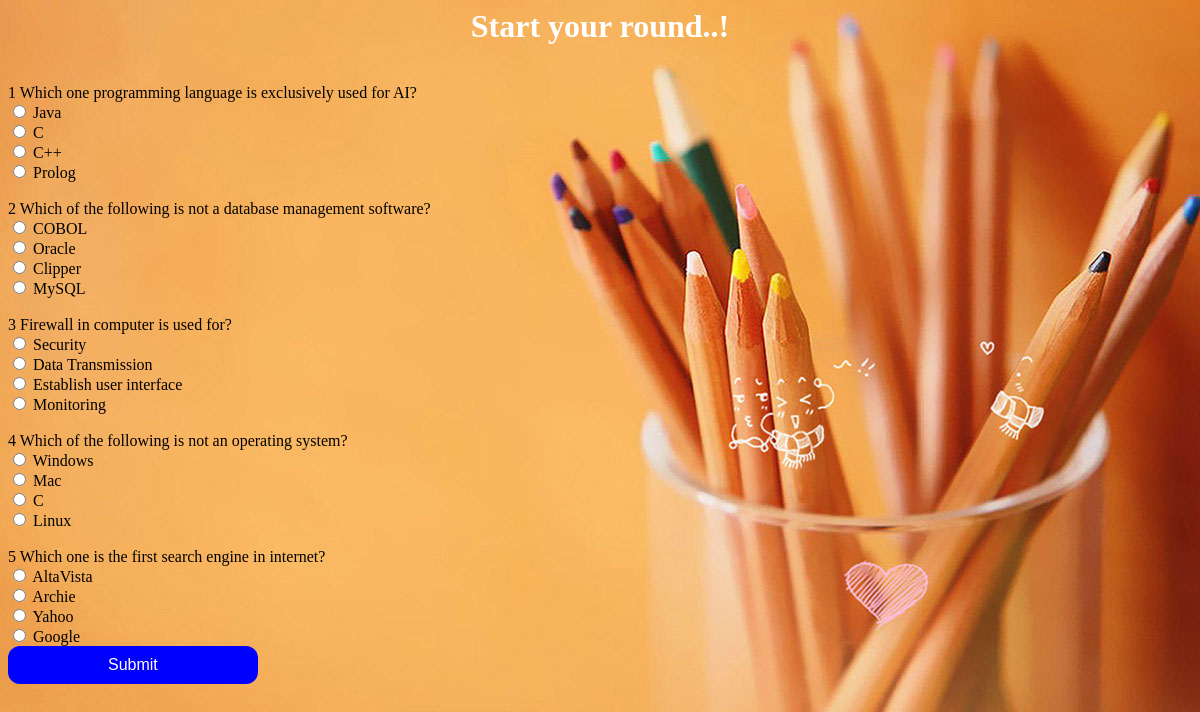
Screenshot of /quiz.php with the database file from the repository.
### tables this page shows
CREATE TABLE `question` (
  `qID` int(11) NOT NULL,
  `question` varchar(255) NOT NULL,
  `ansID` int(40) NOT NULL
);

CREATE TABLE `answer` (
  `aID` int(11) NOT NULL,
  `answer` varchar(255) NOT NULL,
  `ansID` int(40) NOT NULL
);

### quiz.php (the view, shortened to what this page needs)
<?php
  $conn_error="could not connected";
  $host='localhost';
  $user='root';
  $pass='';
  $db='quiz';
  $conn=mysqli_connect($host,$user,$pass) or die ($conn_error);
  mysqli_select_db($conn,$db) or die ($conn_error);
  ?>
<html>
<head><title>Welcome to Questionaire</title>
<link rel="stylesheet" type="text/css" href="style.css"></head>
<body>
	<h1><center><font color="white">Start your round..!</font></center></h1>
</body></html>
<form action="correct.php" method="POST">
 <?php
	$q = "SELECT * FROM question ORDER BY rand() limit 5";
	$x=1;
	$query = mysqli_query($conn,$q);
	while ($rows = mysqli_fetch_array($query)) {
		?>
	<br><?php echo $x;?>
   <?php echo $rows['question'] ?>
	<?php
	$q = "SELECT * FROM answer WHERE ansID='{$rows['qID']}' order by rand()";
	$query1 = mysqli_query($conn, $q);
	$x++;
	while ($rows = mysqli_fetch_array($query1)) {
		?>
		<div class="radio">
			<input type="radio" name="quizcheck[<?php echo $rows['ansID']; ?>]" value="<?php echo $rows['aID']; ?>">
			<?php echo $rows['answer']; ?>
		</div>
	<?php
}
}
 ?>
 <div class="butten">
 <input  type="submit" name="submit" value="Submit" >
</div>
 </form>

### style.css (style rules this page uses)
body { background: Linear-gradient(rgba(0,0,50,0.5),rgba(0,0,50,0.5)); background-size: cover; background-position: center; }
input[type="submit"] { background-color:blue; text-decoration:none; padding:10px 100px; border-radius: 12px; display:inline-block; text-align:center; border:none; font-size:16px; color:white; }

### quiz.php (style rules this page uses)
body { background-image:url("image3.jpg") }

### rows the page displays
question: question "Which one programming language is exclusively used for AI?"
answer: answer "Java"
answer: answer "C"
answer: answer "C++"
answer: answer "Prolog"
question: question "Which of the following is not a database management software?"
answer: answer "COBOL"
answer: answer "Oracle"
answer: answer "Clipper"
answer: answer "MySQL"
question: question "Firewall in computer is used for?"
answer: answer "Security"
answer: answer "Data Transmission"
answer: answer "Establish user interface"
answer: answer "Monitoring"
question: question "Which of the following is not an operating system?"
answer: answer "Windows"
answer: answer "Mac"
answer: answer "C"
answer: answer "Linux"
question: question "Which one is the first search engine in internet?"
answer: answer "AltaVista"
answer: answer "Archie"
answer: answer "Yahoo"
answer: answer "Google"
